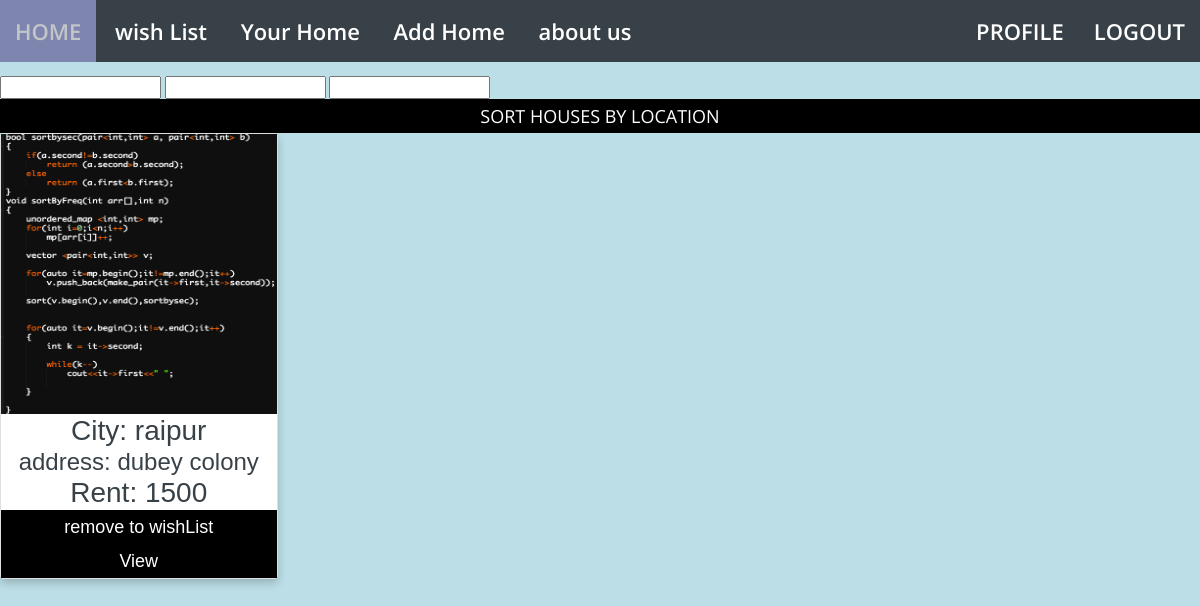
The app's page /home/ (signed in), older data.
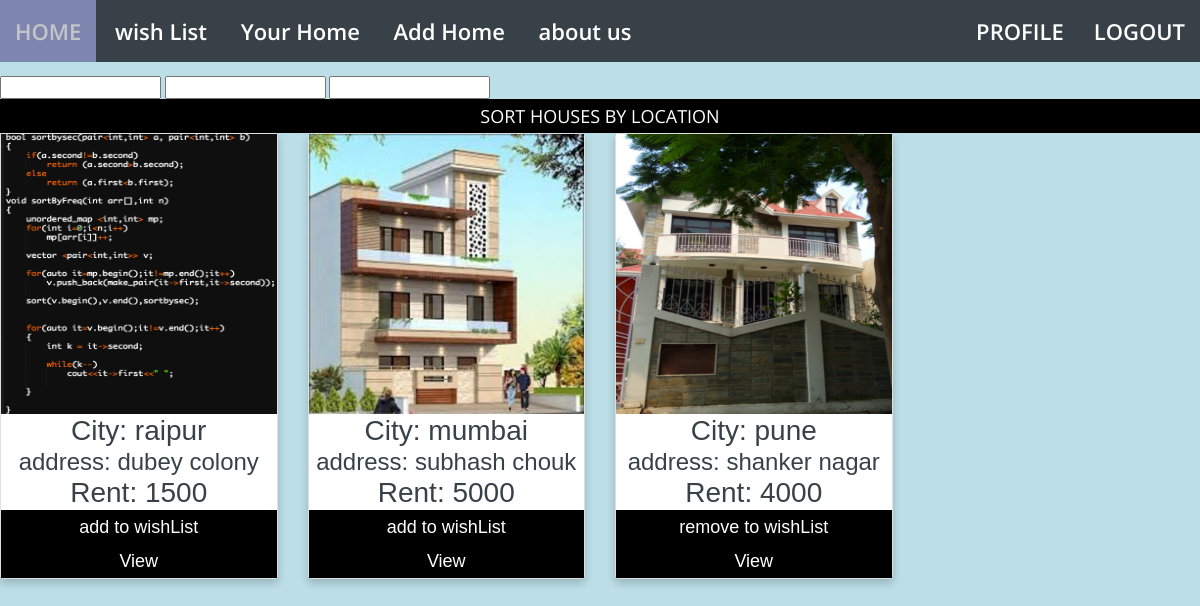
The same page, newer data.
### homeapp/models.py (models this page shows)
class Item(models.Model):
    user = models.ForeignKey(User, on_delete=models.CASCADE, related_name="item", null=True)
    city = models.CharField(max_length=50)
    address =models.CharField(max_length=300)
    latitude = models.IntegerField(null=True,blank=False)
    longitude = models.IntegerField(null=True,blank=False)
    rent= models.IntegerField(null = True)
    description= models.CharField(max_length=500)
    number=models.IntegerField(null=True)
    picture = models.FileField(null=True)
    kitchen = models.FileField(blank=True, null=True)
    bedroom1 = models.FileField(blank=True, null=True)
    bedroom2 = models.FileField(blank=True, null=True)
    other = models.FileField(blank=True, null=True)

### homeapp/views.py (the view)
# urls.py: path('home/',views.category,name="category"),
@login_required
def category(request):
    if 'getByCoordinate' in request.POST:
        latitude = int(request.POST['latitude'])
        longitude = int(request.POST['longitude'])
        radius = int(request.POST['radius'])
        print(latitude,longitude,radius)
        all_houses = Item.objects.all()
        data = []
        for house in all_houses:
            if house.latitude and house.longitude and distance(house.latitude,house.longitude,latitude,longitude) <= radius:
                data.append(house)
    else:
        data = Item.objects.all()
    return render(request,'all_categories.html',{'all_category_objects':data})

### templates/all_categories.html (shortened to what this page needs)
{% extends 'base.html' %}
{% block head %}
	{% load static %}
{% endblock head %}
{% block body %}
<br>
<form action="{% url 'home_app:category' %}" method="POST">
  <input type="number" name="latitude">
  <input type="number" name="longitude">
  <input type="radius" name="radius" >
  <button name="getByCoordinate">SORT HOUSES BY LOCATION</button>
</form>
{%if all_category_objects%}
<div class="row">
{% for homeobject in all_category_objects %}
	<div class="col-md-4 col-lg-4 col-xl-3 col-sm-6">
		<div class="card" >
      {% if homeobject.picture %}
      <img src="{{homeobject.picture.url}}" alt="No Image" style="float: left; width:280x; height:280px;background-size:cover;">
      {% endif %}
      <h3>City: {{homeobject.city}}</h3>
      <h4>address: {{homeobject.address}}</h4>
      <b><h3>Rent: {{homeobject.rent}}</h3></b>
      {% if homeobject in request.user.extended_reverse.home_list.all %}
      <a href="/removewishlist/{{homeobject.id}}/"><p><button>remove to wishList</button></p></a>
      {%else%}
      <a href="/addwishlist/{{homeobject.id}}/"><p><button>add to wishList</button></p></a>
      {%endif%}
      <a href="/{{homeobject.id}}"><p><button>View</button></p></a>
    </div>
     <br>
  </div>
{% endfor %}
</div>
{%else%}
<h3>You don't have any album</h3>
{%endif%}
{% endblock body %}

### templates/base.html (shortened to what this page needs)
<!DOCTYPE html>
<html lang="en">
<head>
    {% load static %}
    <link rel="stylesheet" href="https://maxcdn.bootstrapcdn.com/bootstrap/4.0.0-alpha.6/css/bootstrap.min.css">
    <link rel="stylesheet" href="{% static 'base1.css' %}">
</head>
<body>
    <nav>
           <ul class="menu">
              <li><a href="/home/"> HOME</a></li>
              <li><a  href="/wishlist/"> wish List</a></li>
              <li><a  href="/yourhome/">Your Home</a></li>
              <li><a  href="/addhome/">Add Home</a></li>
              <li><a  href="#">about us</a></li>
              <li style="float:right;"><a  href="/logout/"> LOGOUT </a></li>
              <li style="float:right;"><a  href="/profile/"> PROFILE </a></li>
          </ul>
    </nav>
    {% block body %}
    {% endblock body %}
</body>
</html>

### static/base1.css (style rules this page uses)
*,html,body,div,dl,dt,dd,ul,ol,li,h1,h2,h3,h4,h5,h6,pre,form,label,fieldset,input,p,blockquote,th,td { margin: 0; padding: 0; }
body { background-image: url("https://www.google.com/url?sa=i&url=https%3A%2F%2Fwallpapercave.com%2Fmusic-wallpaper-1920x1080&psig=AOvVaw3PK4xjO1DkNiqyHt0BKKnD&ust=1591972432180000&source=images&cd=vfe&ved=0CAIQjRxqFwoTCPDE3cv9-ekCFQAAAAAdAAAAABAD"); background-color: #cccccc; }
article,aside,figure,footer,header,hgroup,nav,section { display: block; }
* { -webkit-box-sizing: border-box; -moz-box-sizing: border-box; box-sizing: border-box; }
html { -webkit-font-smoothing: antialiased; }
a { color: #BA0707; text-decoration: none; }
body { background: #e5e5e5; color: #374147; font: 14px "Open Sans",Helvetica,Arial,sans-serif; -webkit-font-smoothing: antialiased; line-height: 1; width: 100%; }
nav { display: block; background: #374147; }
.menu { display: block; }
.menu li { display: inline-block; position: relative; z-index: 100; }
.menu li:first-child { margin-left: 0; }
.menu li a { font-weight: 600; text-decoration: none; padding: 20px 15px; display: block; color: #fff; transition: all 0.2s ease-in-out 0s; }

### templates/all_categories.html (style rules this page uses)
body { background: #bcdee7 url("https://images.unsplash.com/photo-1466200822534-36ddce4a978e?dpr=1&auto=format&crop=entropy&fit=crop&w=767&h=511&q=80&cs=tinysrgb") no-repeat center center; background-size: cover; background-color: #bcdee7; }
.card { box-shadow: 0 4px 8px 0 rgba(0, 0, 0, 0.2); max-width: 300px; margin: auto; text-align: center; font-family: arial; }
button { border: none; outline: 0; display: inline-block; padding: 8px; color: white; background-color: #000; text-align: center; cursor: pointer; width: 100%; font-size: 18px; }
a { text-decoration: none; font-size: 22px; color: black; }

Row changes from the older to the newer data that the page shows:
computed for Item "raipur": text "remove to wishList" → "add to wishList"
added Item: picture (picture), city "mumbai", address "subhash chouk", rent "5000"
added Item: picture (picture), city "pune", address "shanker nagar", rent "4000"
